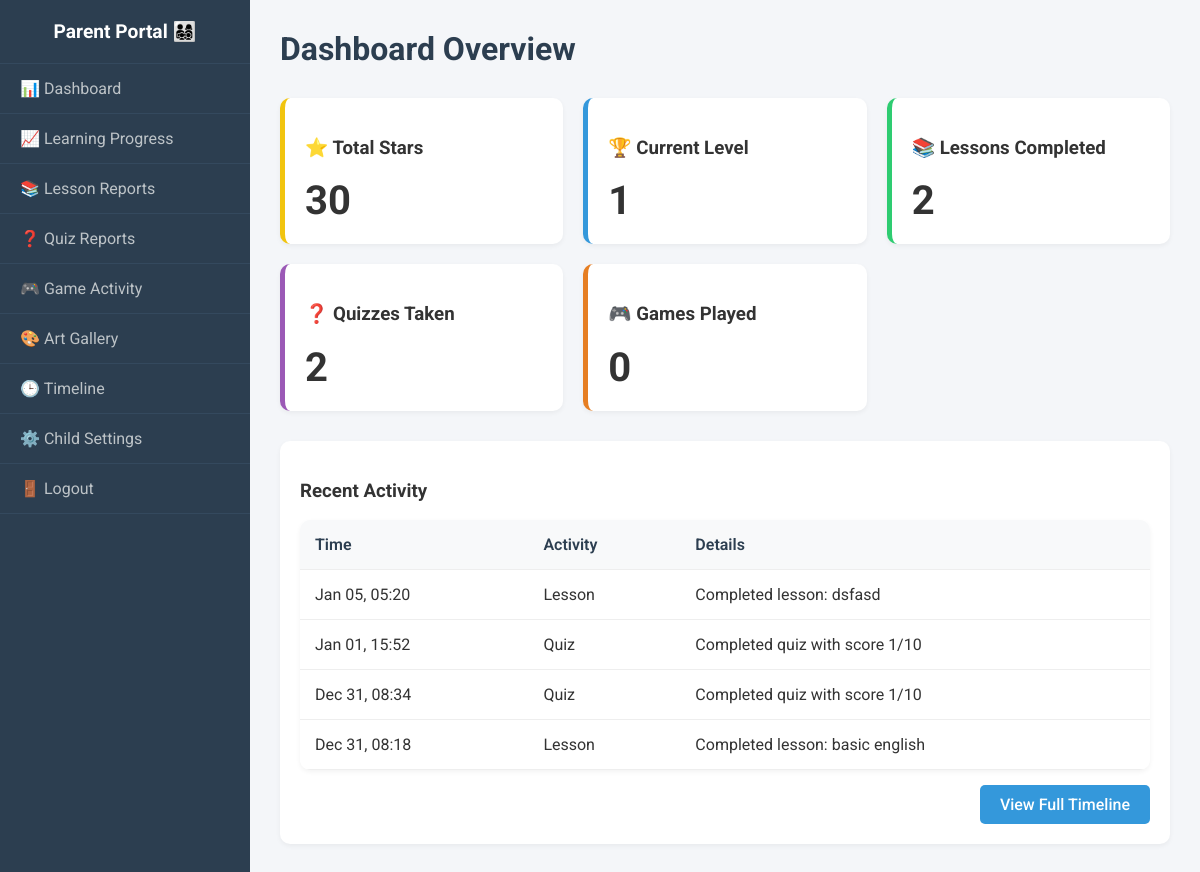
The page /parent/dashboard.php (signed in) on the database its author committed.
### tables this page shows
CREATE TABLE `children` (
  `child_id` int(11) NOT NULL,
  `parent_id` int(11) NOT NULL,
  `child_name` varchar(100) NOT NULL,
  `child_age` int(11) NOT NULL,
  `child_password` varchar(255) NOT NULL,
  `avatar` varchar(255) DEFAULT NULL,
  `level` int(11) DEFAULT 1,
  `total_stars` int(11) DEFAULT 0,
  `created_at` timestamp NOT NULL DEFAULT current_timestamp()
);

CREATE TABLE `activity_logs` (
  `log_id` int(11) NOT NULL,
  `child_id` int(11) DEFAULT NULL,
  `activity_type` varchar(100) DEFAULT NULL,
  `activity_details` text DEFAULT NULL,
  `created_at` timestamp NOT NULL DEFAULT current_timestamp()
);

### parent/dashboard.php (the view, shortened to what this page needs)
<?php
require_once '../config/db.php';
$parent_id = $_SESSION['user_id'];
$child_id = $_GET['child_id'] ?? null;
$stmt = $pdo->prepare("SELECT * FROM children WHERE parent_id = ?");
$stmt->execute([$parent_id]);
$children = $stmt->fetchAll();
if (!$child_id && count($children) > 0) {
    $child_id = $children[0]['child_id'];
}
if ($child_id) {
    $lCount = $pdo->query("SELECT COUNT(*) FROM lesson_progress WHERE child_id = $child_id AND is_completed = 1")->fetchColumn();
    $qCount = $pdo->query("SELECT COUNT(*) FROM quiz_results WHERE child_id = $child_id AND is_completed = 1")->fetchColumn();
    $gCount = $pdo->query("SELECT COUNT(*) FROM game_progress WHERE child_id = $child_id")->fetchColumn();
    $totalStars = $pdo->query("SELECT total_stars FROM children WHERE child_id = $child_id")->fetchColumn();
    $level = $pdo->query("SELECT level FROM children WHERE child_id = $child_id")->fetchColumn();
}
include 'includes/header.php';
?>
<div class="page-header">
    <h1 class="page-title">Dashboard Overview</h1>
</div>
<?php if($child_id): ?>
    <div class="card-grid">
        <div class="stat-card" style="border-color: #f1c40f;">
            <h3>⭐ Total Stars</h3>
            <div style="font-size: 2.5rem; font-weight: bold;"><?php echo $totalStars; ?></div>
        </div>
        <div class="stat-card" style="border-color: #3498db;">
            <h3>🏆 Current Level</h3>
            <div style="font-size: 2.5rem; font-weight: bold;"><?php echo $level; ?></div>
        </div>
        <div class="stat-card" style="border-color: #2ecc71;">
            <h3>📚 Lessons Completed</h3>
            <div style="font-size: 2.5rem; font-weight: bold;"><?php echo $lCount; ?></div>
        </div>
        <div class="stat-card" style="border-color: #9b59b6;">
            <h3>❓ Quizzes Taken</h3>
            <div style="font-size: 2.5rem; font-weight: bold;"><?php echo $qCount; ?></div>
        </div>
        <div class="stat-card" style="border-color: #e67e22;">
            <h3>🎮 Games Played</h3>
            <div style="font-size: 2.5rem; font-weight: bold;"><?php echo $gCount; ?></div>
        </div>
    </div>
    <div class="card">
        <h3>Recent Activity</h3>
        <?php
            $logs = $pdo->prepare("SELECT * FROM activity_logs WHERE child_id = ? ORDER BY created_at DESC LIMIT 5");
            $logs->execute([$child_id]);
            $activities = $logs->fetchAll();
        ?>
        <table class="data-table">
            <thead>
                <tr>
                    <th>Time</th>
                    <th>Activity</th>
                    <th>Details</th>
                </tr>
            </thead>
            <tbody>
                <?php foreach($activities as $act): ?>
                <tr>
                    <td><?php echo date('M d, H:i', strtotime($act['created_at'])); ?></td>
                    <td><?php echo htmlspecialchars(ucfirst($act['activity_type'])); ?></td>
                    <td><?php echo htmlspecialchars($act['activity_details']); ?></td>
                </tr>
                <?php endforeach; ?>
            </tbody>
        </table>
        <div style="margin-top:15px; text-align:right;">
            <a href="activity_timeline.php?child_id=<?php echo $child_id; ?>" class="btn btn-primary">View Full Timeline</a>
        </div>
    </div>
<?php else: ?>
    <p>No children linked to this account.</p>
<?php endif; ?>
<?php include 'includes/footer.php'; ?>

### parent/css/parent.css (style rules this page uses)
body { background-color: #f4f6f9; font-family: 'Roboto', sans-serif; margin: 0; color: #333; }
.page-header { display: flex; justify-content: space-between; align-items: center; margin-bottom: 30px; }
.page-title { font-size: 2rem; color: #2C3E50; margin: 0; }
.card-grid { display: grid; grid-template-columns: repeat(auto-fit, minmax(250px, 1fr)); gap: 20px; margin-bottom: 30px; }
.stat-card { background: white; padding: 20px; border-radius: 10px; box-shadow: 0 2px 5px rgba(0,0,0,0.05); border-left: 5px solid #3498db; }
.card { background: white; border-radius: 10px; box-shadow: 0 2px 5px rgba(0,0,0,0.05); padding: 20px; }
.data-table { width: 100%; border-collapse: collapse; background: white; border-radius: 10px; overflow: hidden; box-shadow: 0 2px 5px rgba(0,0,0,0.05); }
.data-table th, .data-table td { padding: 15px; text-align: left; border-bottom: 1px solid #eee; }
.data-table th { background-color: #f8f9fa; font-weight: 600; color: #2C3E50; }
.btn { padding: 10px 20px; border-radius: 5px; text-decoration: none; display: inline-block; cursor: pointer; border: none; font-weight: 500; }
.btn-primary { background: #3498db; color: white; }

### rows shown on the page
children: totalStars "30", child_id "1"
activity_logs: created_at "Jan 05, 05:20", activity_type "Lesson", activity_details "Completed lesson: dsfasd"
activity_logs: created_at "Jan 01, 15:52", activity_type "Quiz", activity_details "Completed quiz with score 1/10"
activity_logs: created_at "Dec 31, 08:34", activity_type "Quiz", activity_details "Completed quiz with score 1/10"
activity_logs: created_at "Dec 31, 08:18", activity_type "Lesson", activity_details "Completed lesson: basic english"

### other values the page prints
$lCount "2"
$qCount "2"
$gCount "0"
